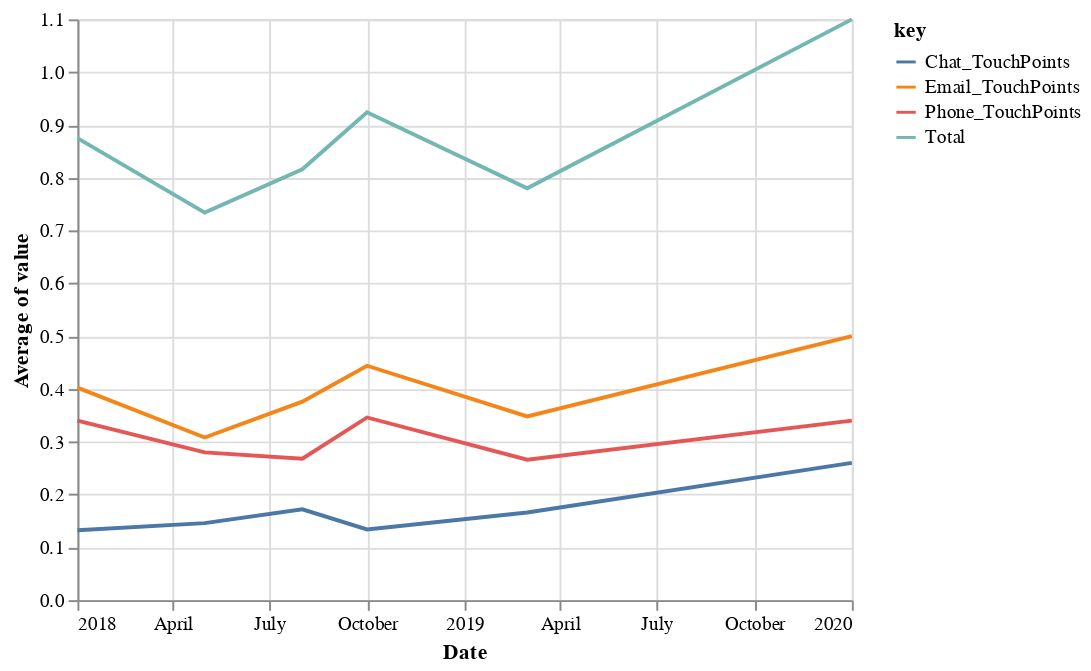

Notebook code for this chart:
### Code cell
df.columns = ['Date','Year','Month', 'Phone_TouchPoints', 'Chat_TouchPoints', 'Email_TouchPoints', 'Total']

#alt.data_transformers.enable('data_server')  # handle larger datasets

alt.Chart(df).mark_line().transform_fold(
    ['Phone_TouchPoints', 'Chat_TouchPoints', 'Email_TouchPoints','Total'],
).encode(
    x='Date:T',
    y='average(value):Q',
    color='key:N'
)

### Figure 1 — Vega-Lite specification as saved in the notebook (floating-point values rounded to 4 significant figures)
{"$schema": "https://vega.github.io/schema/vega-lite/v3.4.0.json", "config": {"mark": {"tooltip": null}, "view": {"height": 300, "width": 400}}, "data": {"name": "data-c2cd2299299a76ab39399dd76edf1055"}, "datasets": {"data-c2cd2299299a76ab39399dd76edf1055": [{"Chat_TouchPoints": 0.13, "Date": "2018-01", "Email_TouchPoints": 0.55, "Month": "Jan", "Phone_TouchPoints": 0.43, "Total": 1.11, "Year": 2018}, {"Chat_TouchPoints": 0.11, "Date": "2018-01", "Email_TouchPoints": 0.38, "Month": "Jan", "Phone_TouchPoints": 0.35, "Total": 0.84, "Year": 2018}, {"Chat_TouchPoints": 0.11, "Date": "2018-01", "Email_TouchPoints": 0.38, "Month": "Jan", "Phone_TouchPoints": 0.34, "Total": 0.83, "Year": 2018}, {"Chat_TouchPoints": 0.18, "Date": "2018-01", "Email_TouchPoints": 0.3, "Month": "Jan", "Phone_TouchPoints": 0.24, "Total": 0.72, "Year": 2018}, {"Chat_TouchPoints": 0.17, "Date": "2018-05", "Email_TouchPoints": 0.28, "Month": "May", "Phone_TouchPoints": 0.23, "Total": 0.68, "Year": 2018}, {"Chat_TouchPoints": 0.17, "Date": "2018-05", "Email_TouchPoints": 0.29, "Month": "May", "Phone_TouchPoints": 0.29, "Total": 0.75, "Year": 2018}, {"Chat_TouchPoints": 0.14, "Date": "2018-05", "Email_TouchPoints": 0.3, "Month": "May", "Phone_TouchPoints": 0.28, "Total": 0.72, "Year": 2018}, {"Chat_TouchPoints": 0.14, "Date": "2018-05", "Email_TouchPoints": 0.35, "Month": "May", "Phone_TouchPoints": 0.3, "Total": 0.79, "Year": 2018}, {"Chat_TouchPoints": 0.11, "Date": "2018-05", "Email_TouchPoints": 0.32, "Month": "May", "Phone_TouchPoints": 0.3, "Total": 0.73, "Year": 2018}, {"Chat_TouchPoints": 0.12, "Date": "2018-10", "Email_TouchPoints": 0.31, "Month": "Oct", "Phone_TouchPoints": 0.29, "Total": 0.72, "Year": 2018}, {"Chat_TouchPoints": 0.11, "Date": "2018-10", "Email_TouchPoints": 0.41, "Month": "Oct", "Phone_TouchPoints": 0.29, "Total": 0.81, "Year": 2018}, {"Chat_TouchPoints": 0.15, "Date": "2018-10", "Email_TouchPoints": 0.54, "Month": "Oct", "Phone_TouchPoints": 0.38, "Total": 1.07, "Year": 2018}, {"Chat_TouchPoints": 0.16, "Date": "2018-10", "Email_TouchPoints": 0.58, "Month": "Oct", "Phone_TouchPoints": 0.45, "Total": 1.19, "Year": 2018}, {"Chat_TouchPoints": 0.13, "Date": "2018-10", "Email_TouchPoints": 0.38, "Month": "Oct", "Phone_TouchPoints": 0.32, "Total": 0.83, "Year": 2018}, {"Chat_TouchPoints": 0.13, "Date": "2019-03", "Email_TouchPoints": 0.38, "Month": "Mar", "Phone_TouchPoints": 0.31, "Total": 0.82, "Year": 2019}, {"Chat_TouchPoints": 0.15, "Date": "2019-03", "Email_TouchPoints": 0.34, "Month": "Mar", "Phone_TouchPoints": 0.25, "Total": 0.74, "Year": 2019}, {"Chat_TouchPoints": 0.2, "Date": "2019-03", "Email_TouchPoints": 0.34, "Month": "Mar", "Phone_TouchPoints": 0.26, "Total": 0.8, "Year": 2019}, {"Chat_TouchPoints": 0.2, "Date": "2019-03", "Email_TouchPoints": 0.34, "Month": "Mar", "Phone_TouchPoints": 0.26, "Total": 0.8, "Year": 2019}, {"Chat_TouchPoints": 0.15, "Date": "2019-03", "Email_TouchPoints": 0.34, "Month": "Mar", "Phone_TouchPoints": 0.25, "Total": 0.74, "Year": 2019}, {"Chat_TouchPoints": 0.16, "Date": "2018-08", "Email_TouchPoints": 0.33, "Month": "Aug", "Phone_TouchPoints": 0.28, "Total": 0.77, "Year": 2018}, {"Chat_TouchPoints": 0.17, "Date": "2018-08", "Email_TouchPoints": 0.32, "Month": "Aug", "Phone_TouchPoints": 0.24, "Total": 0.73, "Year": 2018}, {"Chat_TouchPoints": 0.17, "Date": "2018-08", "Email_TouchPoints": 0.34, "Month": "Aug", "Phone_TouchPoints": 0.24, "Total": 0.75, "Year": 2018}, {"Chat_TouchPoints": 0.18, "Date": "2018-08", "Email_TouchPoints": 0.36, "Month": "Aug", "Phone_TouchPoints": 0.25, "Total": 0.79, "Year": 2018}, {"Chat_TouchPoints": 0.18, "Date": "2018-08", "Email_TouchPoints": 0.53, "Month": "Aug", "Phone_TouchPoints": 0.33, "Total": 1.04, "Year": 2018}, {"Chat_TouchPoints": 0.26, "Date": "2020-01", "Email_TouchPoints": 0.5, "Month": "Jan", "Phone_TouchPoints": 0.34, "Total": 1.1, "Year": 2020}]}, "encoding": {"color": {"field": "key", "type": "nominal"}, "x": {"field": "Date", "type": "temporal"}, "y": {"aggregate": "average", "field": "value", "type": "quantitative"}}, "mark": "line", "transform": [{"fold": ["Phone_TouchPoints", "Chat_TouchPoints", "Email_TouchPoints", "Total"]}]}
